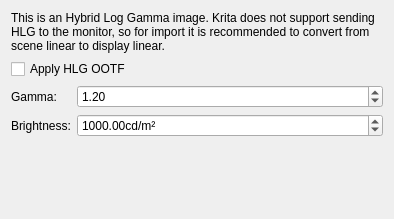
<?xml version="1.0" encoding="UTF-8"?>
<ui version="4.0">
 <class>DlgHeifImport</class>
 <widget class="QWidget" name="DlgHeifImport">
  <property name="geometry">
   <rect>
    <x>0</x>
    <y>0</y>
    <width>394</width>
    <height>219</height>
   </rect>
  </property>
  <property name="windowTitle">
   <string>Dialog</string>
  </property>
  <layout class="QFormLayout" name="formLayout">
   <item row="0" column="0" colspan="2">
    <widget class="QLabel" name="label">
     <property name="text">
      <string>&lt;html&gt;&lt;head/&gt;&lt;body&gt;&lt;p&gt;This is an Hybrid Log Gamma image. Krita does not support sending HLG to the monitor, so for import it is recommended to convert from scene linear to display linear.&lt;/p&gt;&lt;/body&gt;&lt;/html&gt;</string>
     </property>
     <property name="wordWrap">
      <bool>true</bool>
     </property>
    </widget>
   </item>
   <item row="1" column="0" colspan="2">
    <widget class="QCheckBox" name="chkApplyOOTF">
     <property name="text">
      <string>Apply HLG OOTF</string>
     </property>
    </widget>
   </item>
   <item row="2" column="0">
    <widget class="QLabel" name="label_2">
     <property name="text">
      <string>Gamma:</string>
     </property>
    </widget>
   </item>
   <item row="2" column="1">
    <widget class="QDoubleSpinBox" name="spnGamma">
     <property name="toolTip">
      <string>&lt;html&gt;&lt;head/&gt;&lt;body&gt;&lt;p&gt;Display gamma. By default this is 1.2 for converting from scene to display linear.&lt;/p&gt;&lt;/body&gt;&lt;/html&gt;</string>
     </property>
     <property name="maximum">
      <double>3.000000000000000</double>
     </property>
     <property name="value">
      <double>1.200000000000000</double>
     </property>
    </widget>
   </item>
   <item row="3" column="0">
    <widget class="QLabel" name="label_3">
     <property name="text">
      <string>Brightness:</string>
     </property>
    </widget>
   </item>
   <item row="3" column="1">
    <widget class="QDoubleSpinBox" name="spnNits">
     <property name="toolTip">
      <string>&lt;html&gt;&lt;head/&gt;&lt;body&gt;&lt;p&gt;The display brightness in nits. By default this is set to 1000 for converting to display linear.&lt;/p&gt;&lt;/body&gt;&lt;/html&gt;</string>
     </property>
     <property name="suffix">
      <string>cd/m²</string>
     </property>
     <property name="maximum">
      <double>100000.000000000000000</double>
     </property>
     <property name="value">
      <double>1000.000000000000000</double>
     </property>
    </widget>
   </item>
  </layout>
 </widget>
 <resources/>
 <connections/>
</ui>
